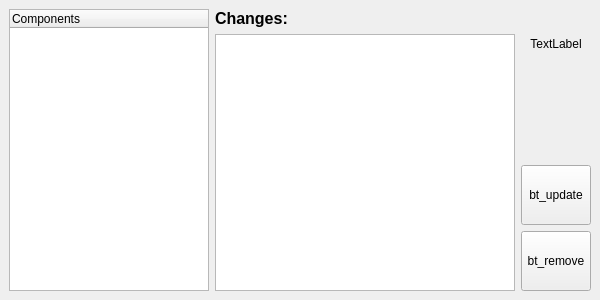
<?xml version="1.0" encoding="UTF-8"?>
<ui version="4.0">
 <class>w_modules</class>
 <widget class="QMainWindow" name="w_modules">
  <property name="geometry">
   <rect>
    <x>0</x>
    <y>0</y>
    <width>600</width>
    <height>300</height>
   </rect>
  </property>
  <property name="windowTitle">
   <string>Modules</string>
  </property>
  <widget class="QWidget" name="centralwidget">
   <layout class="QHBoxLayout" name="horizontalLayout">
    <item>
     <widget class="QTreeWidget" name="tree_list">
      <column>
       <property name="text">
        <string>Components</string>
       </property>
      </column>
     </widget>
    </item>
    <item>
     <layout class="QVBoxLayout" name="verticalLayout_2">
      <property name="sizeConstraint">
       <enum>QLayout::SetFixedSize</enum>
      </property>
      <item>
       <widget class="QLabel" name="label">
        <property name="text">
         <string notr="true">&lt;html&gt;&lt;head/&gt;&lt;body&gt;&lt;p&gt;&lt;span style=&quot; font-size:12pt; font-weight:600;&quot;&gt;Changes:&lt;/span&gt;&lt;/p&gt;&lt;/body&gt;&lt;/html&gt;</string>
        </property>
       </widget>
      </item>
      <item>
       <widget class="QTextEdit" name="changelog_box">
        <property name="sizePolicy">
         <sizepolicy hsizetype="Fixed" vsizetype="Expanding">
          <horstretch>0</horstretch>
          <verstretch>0</verstretch>
         </sizepolicy>
        </property>
        <property name="minimumSize">
         <size>
          <width>300</width>
          <height>0</height>
         </size>
        </property>
        <property name="locale">
         <locale language="English" country="UnitedKingdom"/>
        </property>
        <property name="autoFormatting">
         <set>QTextEdit::AutoAll</set>
        </property>
        <property name="readOnly">
         <bool>true</bool>
        </property>
        <property name="html">
         <string notr="true">&lt;!DOCTYPE HTML PUBLIC &quot;-//W3C//DTD HTML 4.0//EN&quot; &quot;http://www.w3.org/TR/REC-html40/strict.dtd&quot;&gt;
&lt;html&gt;&lt;head&gt;&lt;meta name=&quot;qrichtext&quot; content=&quot;1&quot; /&gt;&lt;style type=&quot;text/css&quot;&gt;
p, li { white-space: pre-wrap; }
&lt;/style&gt;&lt;/head&gt;&lt;body style=&quot; font-family:'MS Shell Dlg 2'; font-size:8.25pt; font-weight:400; font-style:normal;&quot;&gt;
&lt;p style=&quot;-qt-paragraph-type:empty; margin-top:0px; margin-bottom:0px; margin-left:0px; margin-right:0px; -qt-block-indent:0; text-indent:0px; font-size:8pt;&quot;&gt;&lt;br /&gt;&lt;/p&gt;&lt;/body&gt;&lt;/html&gt;</string>
        </property>
        <property name="textInteractionFlags">
         <set>Qt::NoTextInteraction</set>
        </property>
       </widget>
      </item>
     </layout>
    </item>
    <item>
     <layout class="QVBoxLayout" name="verticalLayout">
      <item>
       <widget class="QLabel" name="label_core_version">
        <property name="sizePolicy">
         <sizepolicy hsizetype="Fixed" vsizetype="Fixed">
          <horstretch>0</horstretch>
          <verstretch>0</verstretch>
         </sizepolicy>
        </property>
        <property name="minimumSize">
         <size>
          <width>70</width>
          <height>70</height>
         </size>
        </property>
        <property name="styleSheet">
         <string notr="true">border-color: rgb(255, 255, 0);

font: 75 9pt &quot;MS Shell Dlg 2&quot;;</string>
        </property>
        <property name="text">
         <string notr="true">TextLabel</string>
        </property>
        <property name="alignment">
         <set>Qt::AlignCenter</set>
        </property>
        <property name="wordWrap">
         <bool>true</bool>
        </property>
       </widget>
      </item>
      <item>
       <spacer name="verticalSpacer">
        <property name="orientation">
         <enum>Qt::Vertical</enum>
        </property>
        <property name="sizeHint" stdset="0">
         <size>
          <width>20</width>
          <height>40</height>
         </size>
        </property>
       </spacer>
      </item>
      <item>
       <widget class="QPushButton" name="bt_update">
        <property name="sizePolicy">
         <sizepolicy hsizetype="Fixed" vsizetype="Fixed">
          <horstretch>0</horstretch>
          <verstretch>0</verstretch>
         </sizepolicy>
        </property>
        <property name="minimumSize">
         <size>
          <width>70</width>
          <height>60</height>
         </size>
        </property>
        <property name="text">
         <string notr="true">bt_update</string>
        </property>
       </widget>
      </item>
      <item>
       <widget class="QPushButton" name="bt_remove">
        <property name="sizePolicy">
         <sizepolicy hsizetype="Fixed" vsizetype="Fixed">
          <horstretch>0</horstretch>
          <verstretch>0</verstretch>
         </sizepolicy>
        </property>
        <property name="minimumSize">
         <size>
          <width>70</width>
          <height>60</height>
         </size>
        </property>
        <property name="text">
         <string notr="true">bt_remove</string>
        </property>
       </widget>
      </item>
     </layout>
    </item>
   </layout>
  </widget>
 </widget>
 <resources/>
 <connections/>
</ui>
